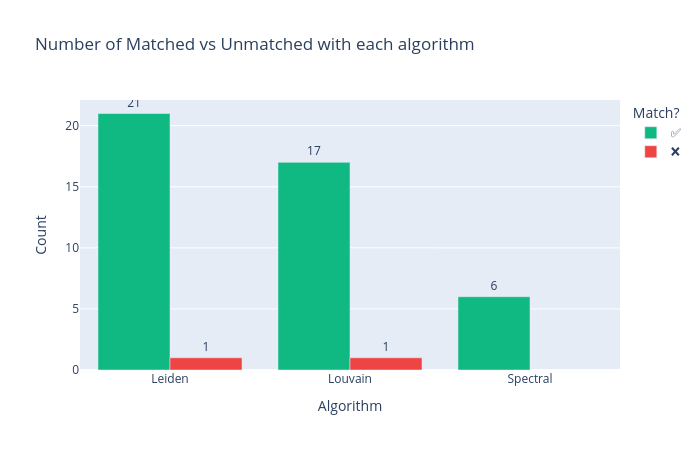

Write notebook code for a chart like this one.
### Code cell
match_counts = (
    df_detail.groupby(['Algorithm', 'Match?'])
    .size()
    .reset_index(name='Count')
)
fig_bar2 = px.bar(
    match_counts,
    x='Algorithm',
    y='Count',
    color='Match?',
    barmode='group',
    color_discrete_map={'✅': '#10B981', '❌': '#EF4444'},
    title='Number of Matched vs Unmatched with each algorithm',
    text='Count',
    width=700, height=450
)
fig_bar2.update_traces(textposition='outside')
fig_bar2.show()

### Figure 1 — Plotly figure (JSON) as saved in the notebook; plotly's stock layout.template omitted (floating-point values rounded to 4 significant figures)
{"data": [{"alignmentgroup": "True", "hovertemplate": "Match?=✅<br>Algorithm=%{x}<br>Count=%{text}<extra></extra>", "legendgroup": "✅", "marker": {"color": "#10B981", "pattern": {"shape": ""}}, "name": "✅", "offsetgroup": "✅", "orientation": "v", "showlegend": true, "text": [21.0, 17.0, 6.0], "textposition": "outside", "type": "bar", "x": ["Leiden", "Louvain", "Spectral"], "xaxis": "x", "y": [21, 17, 6], "yaxis": "y"}, {"alignmentgroup": "True", "hovertemplate": "Match?=❌<br>Algorithm=%{x}<br>Count=%{text}<extra></extra>", "legendgroup": "❌", "marker": {"color": "#EF4444", "pattern": {"shape": ""}}, "name": "❌", "offsetgroup": "❌", "orientation": "v", "showlegend": true, "text": [1.0, 1.0], "textposition": "outside", "type": "bar", "x": ["Leiden", "Louvain"], "xaxis": "x", "y": [1, 1], "yaxis": "y"}], "layout": {"barmode": "group", "height": 450, "legend": {"title": {"text": "Match?"}, "tracegroupgap": 0}, "title": {"text": "Number of Matched vs Unmatched with each algorithm"}, "width": 700, "xaxis": {"anchor": "y", "domain": [0, 1], "title": {"text": "Algorithm"}}, "yaxis": {"anchor": "x", "domain": [0, 1], "title": {"text": "Count"}}}}
